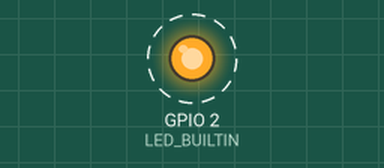
Recording of a sketch running on a simulated ESP8266 (Wemos D1 mini). Parts: output pins drawn as LEDs (lit = HIGH, except the on-board LED, lit = LOW). Dashed ring = blinking. WiFi joins after 1.5 s; servers stay silent unless stated.

Above: at 2.2 s.
Timing chart, 0 to 5.0 s (numbered marks = the images above):
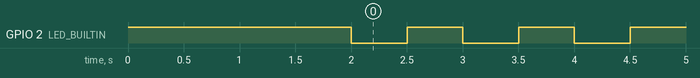

The sketch:

wifimanager.ino
```cpp
#include <WiFiManager.h>       // WiFiManager library for WiFi configuration via captive portal
#include <WiFiClientSecure.h>  // For secure HTTPS communication

// ---------- MACRO DEFINITIONS (CONFIGURABLE CONSTANTS) ----------

#define WIFI_AP_NAME         "yanisdeplazes_IOT_Portal"  // SSID of fallback access point
#define WIFI_AP_PASSWORD     "superSecret123"            // WPA2 password for fallback access point
#define PORTAL_TIMEOUT_SEC   180                         // Max duration (in seconds) to keep config portal open
#define RESTART_DELAY_MS     3000                        // Delay before restart on WiFi failure

// ---------- GLOBAL OBJECTS ----------

WiFiManager wifiManager;           // WiFiManager instance for handling WiFi setup
WiFiClientSecure secureClient;    // Secure client for HTTPS connections

/**
 * @brief Connects the ESP device to a WiFi network using WiFiManager.
 *        If no known WiFi is available, starts a configuration portal as fallback.
 *
 * @details
 * - Tries auto-connect to last known network
 * - Launches AP+Captive Portal if no credentials are stored or connection fails
 * - Reboots the device if portal times out without user input
 *
 * @return void
 */
void connectToWiFi() {
  // Set how long the configuration portal remains active (in seconds)
  wifiManager.setConfigPortalTimeout(PORTAL_TIMEOUT_SEC);

  // Attempt to auto-connect to previously saved credentials.
  // If not available, start an AP with specified SSID and password.
  if (!wifiManager.autoConnect(WIFI_AP_NAME, WIFI_AP_PASSWORD)) {
    // If portal times out or user exits without connecting, restart the device
    Serial.println("⚠️ Failed to connect or portal timed out. Restarting...");
    delay(RESTART_DELAY_MS);
    ESP.restart();
  }

  // WiFi connection successful
  Serial.println("✅ WiFi connected");
  Serial.print("IP Address: ");
  Serial.println(WiFi.localIP());
}
```

connection.ino
```cpp
#include <ESP8266WiFi.h>

#define WIFI_SSID      "The name of your Wi-fi network"
#define WIFI_PASSWORD  "the password of your Wi-fi network"

void setup() {
  pinMode(LED_BUILTIN, OUTPUT);
  // Make sure the built-in LED is off on start-up.
  digitalWrite(LED_BUILTIN, HIGH);

  // Your WeMos tries to connect to your Wi-fi network
  WiFi.begin(WIFI_SSID, WIFI_PASSWORD);

  // Keep the while-statement alive as long as we are NOT connected
  // to the Wi-fi network.
  while (WiFi.status() != WL_CONNECTED) {
    delay(1000);
  }

  // If we get out of the while-loop it means that we have a connection!
  // Now move on to the loop-function to blink the LED.
}

void loop() {
  digitalWrite(LED_BUILTIN, LOW); // LED on
  delay(500);
  digitalWrite(LED_BUILTIN, HIGH); // LED off
  delay(500);
}
```

Measured:
- by itself, GPIO 2 (LED_BUILTIN): alternates HIGH for 0.50 s and LOW for 0.50 s
